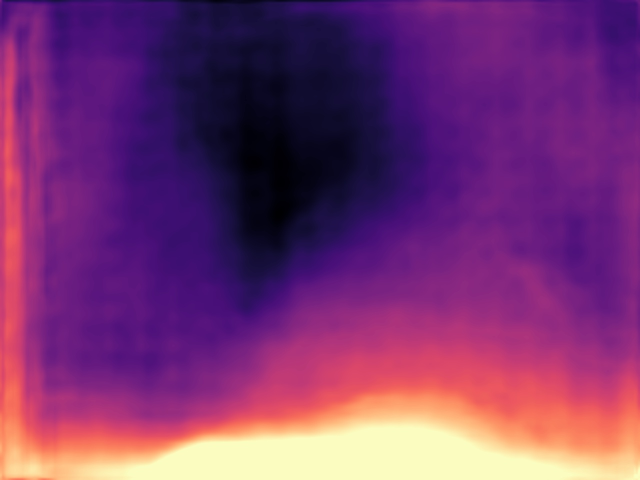
#> input picture comparepp/0000000000.jpeg, 1280 x 960 px, found by its file name (shown at 1/2 size)
$ python compare2img.py
#> lines starting #> are read from the running program, lines starting #| are printed output that depends on the picture; long printed decimals are rounded
import cv2
import numpy as np
from skimage.metrics import structural_similarity as ssim

def compare_images(color_image_path, grayscale_image_path):
    """
    Compare a colored image and a grayscale image by resizing if necessary and computing various metrics.

    Args:
        color_image_path (str): Path to the colored image.
        grayscale_image_path (str): Path to the grayscale image.

    Returns:
        dict: A dictionary containing comparison metrics.
    """
#> called with color_image_path = 'comparepp/0000000000.jpeg', grayscale_image_path = 'comparepp/0000000000mypp_depth.png'
    # Load the colored image
    color_image = cv2.imread(color_image_path)
#> color_image is the input picture: shape (960, 1280, 3); mean B, G, R 113.8, 53, 121.6
    if color_image is None:
        raise FileNotFoundError(f"Could not load image at {color_image_path}")

    # Load the grayscale image
    grayscale_image = cv2.imread(grayscale_image_path, cv2.IMREAD_GRAYSCALE)
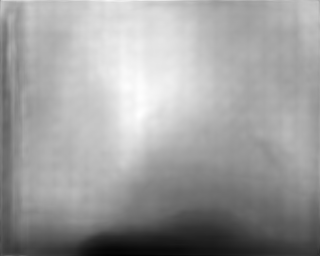
#> input picture comparepp/0000000000mypp_depth.png, 320 x 256 px, found by its file name
#> grayscale_image is the input picture: shape (256, 320); min 0, max 255, mean 158
    if grayscale_image is None:
        raise FileNotFoundError(f"Could not load image at {grayscale_image_path}")

    # Resize images to the same size if necessary
    color_height, color_width = color_image.shape[:2]
#> color_height = 960; color_width = 1280
    gray_height, gray_width = grayscale_image.shape[:2]
#> gray_height = 256; gray_width = 320

    if (color_height != gray_height) or (color_width != gray_width):
        print("Resizing grayscale image to match the colored image dimensions.")
        grayscale_image = cv2.resize(grayscale_image, (color_width, color_height), interpolation=cv2.INTER_AREA)
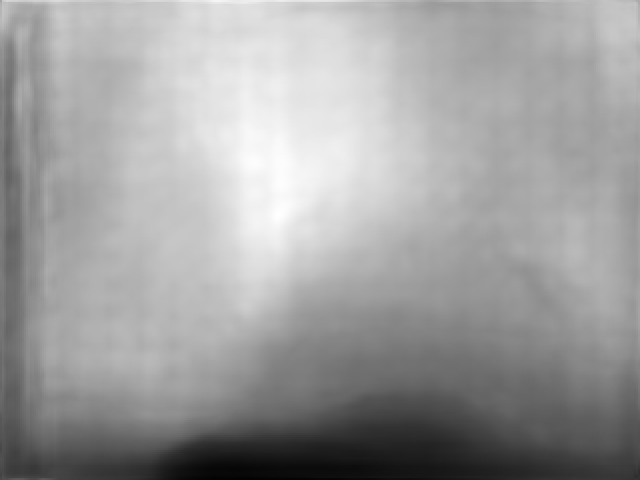
#> grayscale_image: shape (960, 1280) (shown at 1/2 size); min 0, max 255, mean 158

    grayscale_image = 255 - grayscale_image
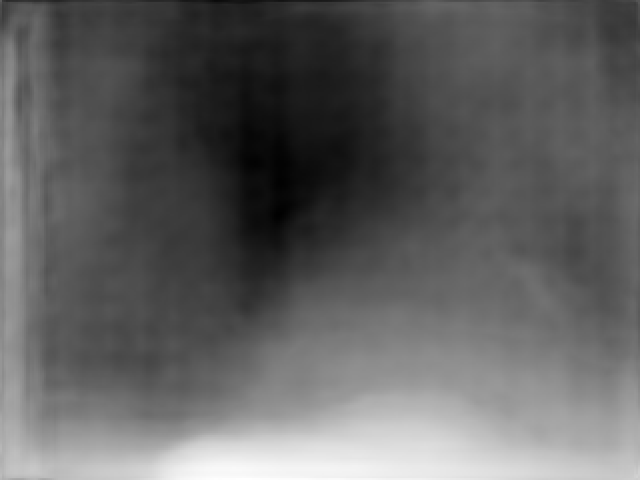
#> grayscale_image: shape (960, 1280) (shown at 1/2 size); min 0, max 255, mean 97


    # Convert the colored image to grayscale
    color_image_gray = cv2.cvtColor(color_image, cv2.COLOR_RGBA2GRAY)
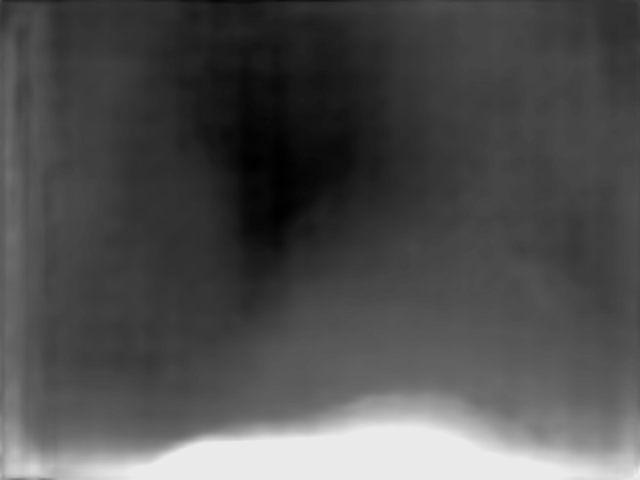
#> color_image_gray: shape (960, 1280) (shown at 1/2 size); min 1, max 236, mean 79

    # Compute Mean Squared Error (MSE)
    mse_value = np.mean((color_image_gray - grayscale_image) ** 2)
#> mse_value = 100.1

    # Compute Peak Signal-to-Noise Ratio (PSNR)
    psnr_value = cv2.PSNR(color_image_gray, grayscale_image)
#> psnr_value = 20.89

    # Compute Structural Similarity Index (SSIM)
    ssim_value, _ = ssim(color_image_gray, grayscale_image, full=True)
#> ssim_value = 0.952

    # Compute Mean Absolute Error (MAE)
    mae_value = np.mean(np.abs(color_image_gray - grayscale_image))
#> mae_value = 223.1

    # Compute Histogram Comparisons
    hist_color = cv2.calcHist([color_image_gray], [0], None, [256], [0, 256])
#> hist_color = 256 values, max 61373 at index 234, min 0 at index 0, mean 4800
    hist_gray = cv2.calcHist([grayscale_image], [0], None, [256], [0, 256])
#> hist_gray = 256 values, max 21652 at index 89, min 16 at index 0, mean 4800

    # Normalize histograms
    cv2.normalize(hist_color, hist_color)
    cv2.normalize(hist_gray, hist_gray)

    # Histogram Correlation
    hist_corr = cv2.compareHist(hist_color, hist_gray, cv2.HISTCMP_CORREL)
#> hist_corr = 0.433

    # Histogram Chi-Squared
    hist_chi_sq = cv2.compareHist(hist_color, hist_gray, cv2.HISTCMP_CHISQR)
#> hist_chi_sq = 23.86

    # Histogram Intersection
    hist_intersect = cv2.compareHist(hist_color, hist_gray, cv2.HISTCMP_INTERSECT)
#> hist_intersect = 5.85

    # Histogram Bhattacharyya Distance
    hist_bhatta = cv2.compareHist(hist_color, hist_gray, cv2.HISTCMP_BHATTACHARYYA)
#> hist_bhatta = 0.348

    # Compile all metrics into a dictionary
    metrics = {
        'Mean Squared Error (MSE)': mse_value,
        'Peak Signal-to-Noise Ratio (PSNR)': psnr_value,
        'Structural Similarity Index (SSIM)': ssim_value,
        'Mean Absolute Error (MAE)': mae_value,
        'Histogram Correlation': hist_corr,
        'Histogram Chi-Squared': hist_chi_sq,
        'Histogram Intersection': hist_intersect,
        'Histogram Bhattacharyya Distance': hist_bhatta
    }

    # Print metrics
    for metric, value in metrics.items():
        print(f"{metric}: {value}")
#> this loop made 8 passes
#> (metric, value) on passes 1 to 8: ('Mean Squared Error (MSE)', 100.1), ('Peak Signal-to-Noise Ratio (PSNR)', 20.89), ('Structural Similarity Index (SSIM)', 0.952), ('Mean Absolute Error (MAE)', 223.1), ('Histogram Correlation', 0.433), ('Histogram Chi-Squared', 23.86), ('Histogram Intersection', 5.85), ('Histogram Bhattacharyya Distance', 0.348)
#| Mean Squared Error (MSE): 100.097
#| Peak Signal-to-Noise Ratio (PSNR): 20.894
#| Structural Similarity Index (SSIM): 0.9519
#| Mean Absolute Error (MAE): 223.144
#| Histogram Correlation: 0.4331
#| Histogram Chi-Squared: 23.856
#| Histogram Intersection: 5.849
#| Histogram Bhattacharyya Distance: 0.3476

    return metrics

# Example usage
if __name__ == "__main__":
    # Replace with your image paths
    color_image_path = 'comparepp/0000000000.jpeg'
    grayscale_image_path = 'comparepp/0000000000mypp_depth.png'

    compare_images(color_image_path, grayscale_image_path)
